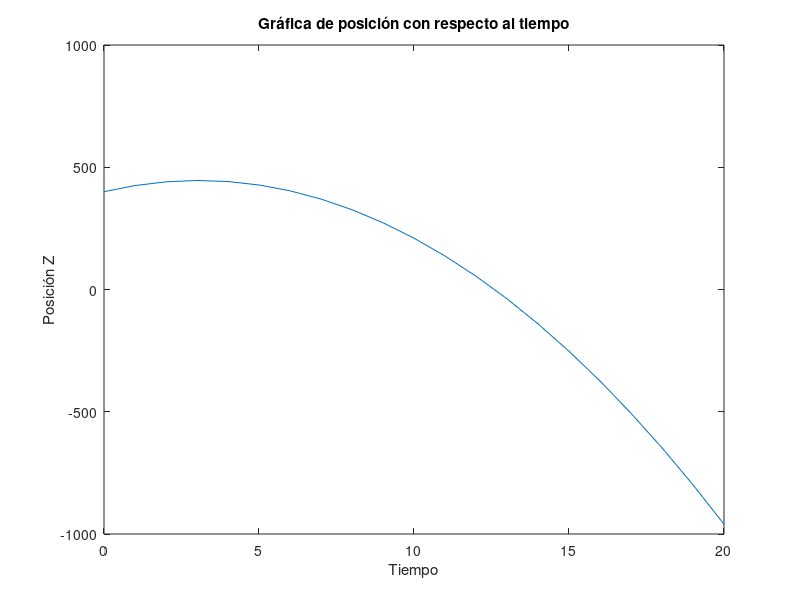
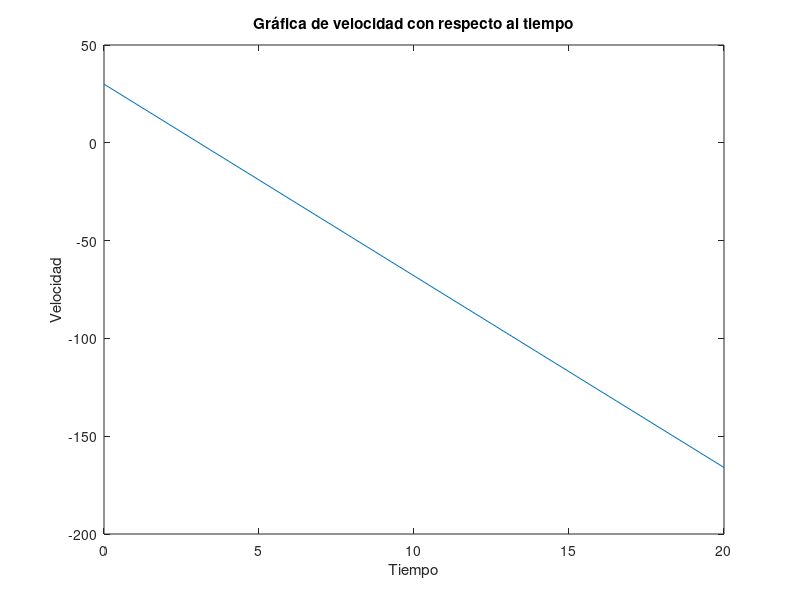
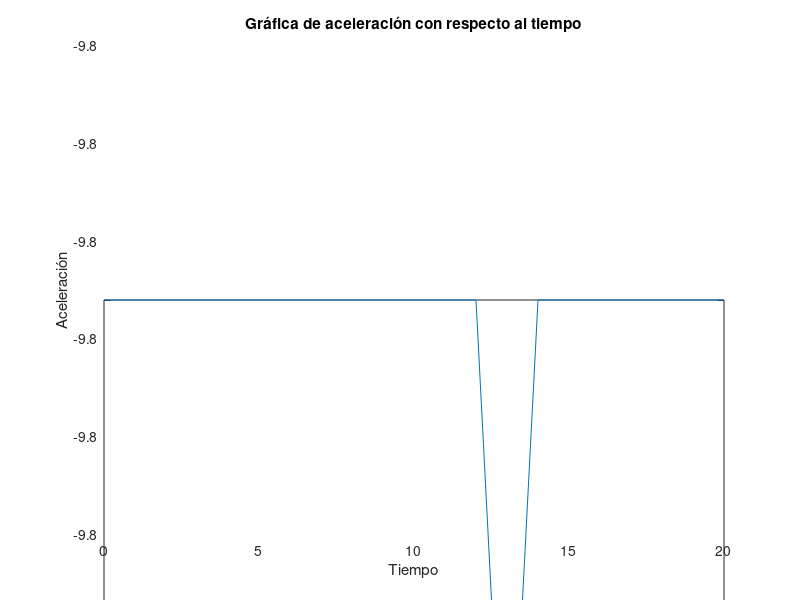

Write MATLAB code to recreate these figures, in order.
% Parámetros y condiciones iniciales
mi = 1000;
miu =  (4*pi) * 10^-7;
radio = 10;
I = 1000;
masa = 100;
gravedad = 9.8;

z0 = 400; % Valor inicial de z
v0 = 30; % Valor inicial de v
t0 = 0; % Tiempo inicial
tn = 20; % Tiempo final
h = 1; % Tamaño del paso

% Funciones del sistema de ecuaciones diferenciales
f1 = @(t, z, v) v;
f2 = @(t, z, v) (3*mi*miu*radio^2*I/(2*masa)) * (z/(radio^2 + z^2)^(5/2)) - gravedad;

% Implementación del método de Runge-Kutta
t_vals = t0:h:tn; % Vector de tiempos
N = length(t_vals); % Número de pasos

z_vals = zeros(1, N); % Vector para almacenar los valores de z
v_vals = zeros(1, N); % Vector para almacenar los valores de v

z_vals(1) = z0; % Valor inicial de z
v_vals(1) = v0; % Valor inicial de v

% Iteración del método de Runge-Kutta
for i = 1:(N-1)
    t = t_vals(i);
    z = z_vals(i);
    v = v_vals(i);
    
    k1z = h * f1(t, z, v);
    k1v = h * f2(t, z, v);
    k2z = h * f1(t + h/2, z + k1z/2, v + k1v/2);
    k2v = h * f2(t + h/2, z + k1z/2, v + k1v/2);
    k3z = h * f1(t + h/2, z + k2z/2, v + k2v/2);
    k3v = h * f2(t + h/2, z + k2z/2, v + k2v/2);
    k4z = h * f1(t + h, z + k3z, v + k3v);
    k4v = h * f2(t + h, z + k3z, v + k3v);
    
    z_vals(i+1) = z + (k1z + 2*k2z + 2*k3z + k4z) / 6;
    v_vals(i+1) = v + (k1v + 2*k2v + 2*k3v + k4v) / 6;
end
a_vals = [];

for i=1:length(z_vals)
    a_vals(end+1) = (3*mi*miu*radio^2*I/(2*masa)) * (z_vals(i)/(radio^2 + (z_vals(i))^2)^(5/2)) - gravedad;
end
% Graficar la solución
figure(1);
plot(t_vals, z_vals);
xlabel('Tiempo');
ylabel('Posición Z');
title('Gráfica de posición con respecto al tiempo');
figure(2);
plot(t_vals,v_vals);
xlabel('Tiempo');
ylabel('Velocidad');
title('Gráfica de velocidad con respecto al tiempo');
figure(3);
plot(t_vals,a_vals);
xlabel('Tiempo');
ylabel('Aceleración');
title('Gráfica de aceleración con respecto al tiempo');

